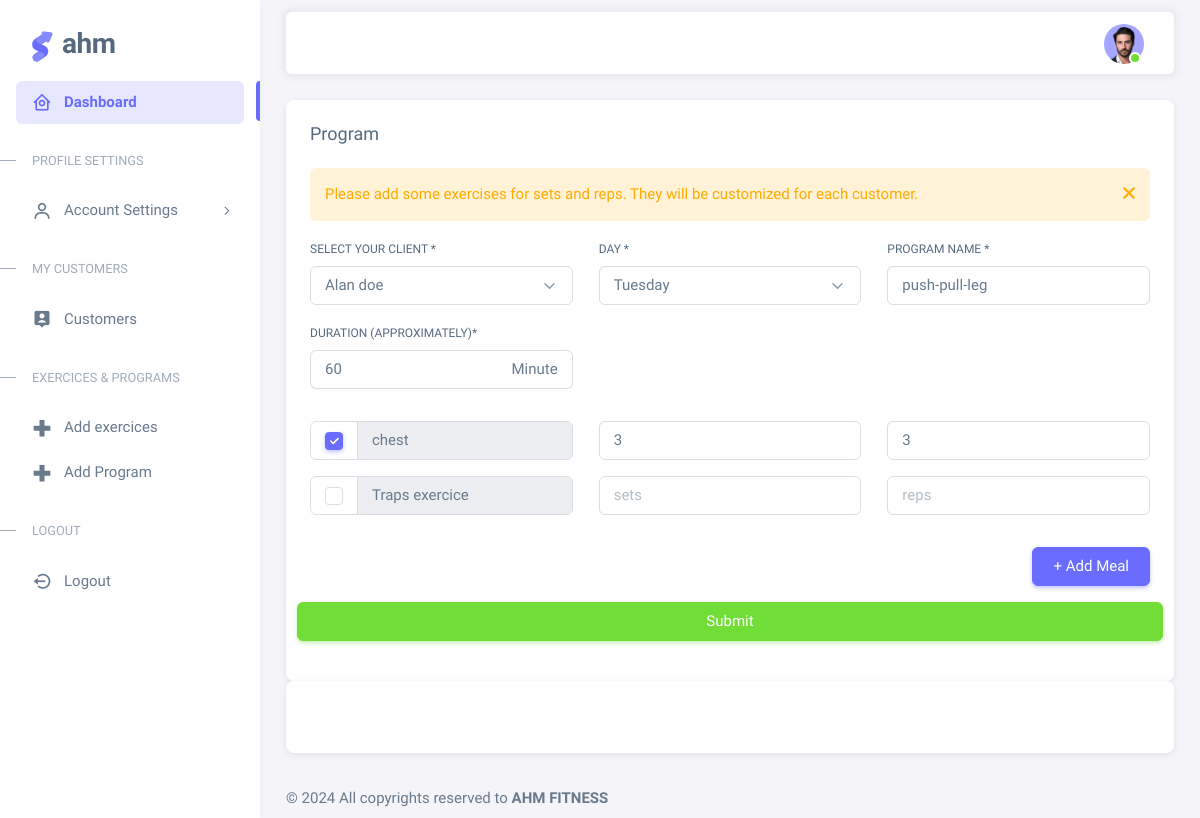
/coach/account/program-details.php?id=14 (signed in), run on the app's committed database.
### tables this page shows
CREATE TABLE `training_program` (
  `id_training` int(11) NOT NULL,
  `coach_id` int(11) NOT NULL,
  `user_id` int(11) NOT NULL,
  `title` varchar(100) NOT NULL CHECK (octet_length(`title`) > 0),
  `day_of_week` varchar(20) NOT NULL,
  `created_at` datetime NOT NULL,
  `duration` int(11) NOT NULL
);

CREATE TABLE `exercice_training_program` (
  `id_training` int(11) NOT NULL,
  `id_exercice` int(11) NOT NULL,
  `sets` int(11) NOT NULL CHECK (`sets` > 0),
  `reps` int(11) NOT NULL CHECK (`reps` > 0)
);

CREATE TABLE `exercises` (
  `id_exercise` int(11) NOT NULL,
  `coach_id` int(11) NOT NULL,
  `title` varchar(100) NOT NULL CHECK (char_length(`title`) < 100),
  `description` varchar(255) NOT NULL CHECK (char_length(`description`) < 255),
  `target_muscle` varchar(20) NOT NULL CHECK (char_length(`target_muscle`) < 20),
  `yt_video` varchar(100) NOT NULL CHECK (char_length(`yt_video`) < 255)
);

### coach/account/controller/security.php (called while the page is built, shortened)
<?php
require_once "ctr.php";
if (isset($_SESSION["user_id_AHM"]) && isset($_SESSION["email_AHM"]) && isset($_SESSION["password_AHM"])  ) {
    $user_idV1=htmlspecialchars($_SESSION["user_id_AHM"]);
    $emailV1=htmlspecialchars($_SESSION["email_AHM"]);
    $passwordV1=htmlspecialchars($_SESSION["password_AHM"]);
    $info = $pdo->prepare("SELECT * FROM user WHERE email=:email and password=:password and user_id=:user_id  and type='coach' LIMIT 1");
    $info->bindParam(':email', $emailV1);
    $info->bindParam(':password', $passwordV1);
    $info->bindParam(':user_id', $user_idV1);
    if ($info->execute()) {
        $resultinfo = $info->fetch();
        if ($resultinfo) {
                $user_id = $resultinfo["user_id"];
                $coach_account=$pdo->prepare("SELECT coach_id FROM coach_account WHERE user_id=:user_id LIMIT 1 ");
                $coach_account->bindParam(':user_id',$user_id);
                $coach_account->execute();
                $result_coach=$coach_account->fetch();
                $coach_id=$result_coach["coach_id"];
        } else {
            header('Location: logout.php');
        }
    } else {
        header('Location: logout.php');
    }
} else {
    header('Location: logout.php');
}
?>

### coach/account/program-details.php (the view, shortened to what this page needs)
<?php
require_once "./controller/security.php";
if (isset($_GET["id"]) && !empty($_GET["id"])) {
    $id_training = htmlspecialchars($_GET["id"]);
    $program = $pdo->prepare("SELECT * FROM training_program WHERE coach_id=:coach_id and id_training=:id_training LIMIT 1");
    $program->bindParam(':coach_id', $coach_id);
    $program->bindParam(':id_training', $id_training);
    $program->execute();
    $result_program = $program->fetch();
    if ($result_program) {
?>
        <!DOCTYPE html>
        <html lang="en" class="light-style layout-menu-fixed" dir="ltr" data-theme="theme-default" data-assets-path="../assets/" data-template="vertical-menu-template-free">
        <head>
            <link rel="stylesheet" href="../assets/vendor/fonts/boxicons.css" />
            <link rel="stylesheet" href="../assets/vendor/css/core.css" class="template-customizer-core-css" />
            <link rel="stylesheet" href="../assets/vendor/css/theme-default.css" class="template-customizer-theme-css" />
            <link rel="stylesheet" href="../assets/css/demo.css" />
            <link rel="stylesheet" href="../assets/vendor/libs/perfect-scrollbar/perfect-scrollbar.css" />
        </head>
        <body>
            <div class="layout-wrapper layout-content-navbar">
                <div class="layout-container">
                    <?php include "header.php"; ?>
                    <div class="content-wrapper">
                        <div class="container-fluid flex-grow-1 container-p-y">
                            <div class="card">
                                <h5 class="card-header">Program</h5>
                                <div class="card-body">
                                    <div class="alert alert-warning alert-dismissible" role="alert">
                                        Please add some exercises for sets and reps. They will be customized for each
                                        customer.
                                        <button type="button" class="btn-close" data-bs-dismiss="alert" aria-label="Close"></button>
                                    </div>
                                    <form id="programADD" method="POST">
                                        <div class="row mb-3 mt-3">
                                            <div class="col-lg-4 col-md-4 col-12">
                                                <div class="mb-3">
                                                    <label for="defaultSelect" class="form-label">Select your client *</label>
                                                    <select id="defaultSelect" class="form-select" name="customer">
                                                        <?php
                                                        $customer = $pdo->prepare("SELECT s.*,u.* FROM subscription as s INNER JOIN user_info as u ON s.user_id=u.user_id WHERE s.coach_id=:coach_id and s.user_id=:user_id LIMIT 1");
                                                        $customer->bindParam(':coach_id', $coach_id);
                                                        $customer->bindParam(':user_id', $result_program["user_id"]);
                                                        $customer->execute();
                                                        $result_customer = $customer->fetchAll();
                                                        if (count($result_customer) > 0) {
                                                            foreach ($result_customer as $row) { ?>
                                                                <option value="<?php echo $row["user_id"]; ?>"><?php echo $row["full_name"]; ?></option>
                                                        <?php
                                                            }
                                                        } else {
                                                            echo "you don't have any customer now";
                                                        }
                                                        ?>
                                                    </select>
                                                </div>
                                            </div>
                                            <div class="col-lg-4 col-md-4 col-12">
                                                <div class="mb-3">
                                                    <label for="defaultSelect" class="form-label">Day *</label>
                                                    <select id="defaultSelect" class="form-select" name="day_of_week">
                                                        <?php
                                                        $daysOfWeek = ["Monday", "Tuesday", "Wednesday", "Thursday", "Friday", "Saturday", "Sunday"];
                                                        foreach ($daysOfWeek as $day) {
                                                            $selected = ($result_program["day_of_week"] == $day) ? "selected" : "";
                                                            echo "<option value=\"$day\" $selected>$day</option>";
                                                        }
                                                        ?>
                                                    </select>
                                                </div>
                                            </div>
                                            <div class="col-lg-4 col-md-4 col-12">
                                                <div class="mb-3">
                                                    <label for="email" class="form-label">Program Name *</label>
                                                    <input type="text" class="form-control" id="email" name="title" value="<?php echo $result_program["title"]; ?>" placeholder="Program name" />
                                                </div>
                                            </div>
                                            <div class="col-lg-4 col-md-4 col-12">
                                                <div class="mb-3">
                                                    <label for="email" class="form-label">Duration (approximately)*</label>
                                                    <div class="input-group input-group-merge">
                                                        <input type="text" class="form-control" name="duration" value="<?php echo $result_program["duration"]; ?>" placeholder="30,60......" aria-label="Recipient's username" aria-describedby="basic-addon33">
                                                        <span class="input-group-text" id="basic-addon33">Minute</span>
                                                    </div>
                                                </div>
                                            </div>
                                        </div>
                                        <div class="row mb-3 mt-3">
                                        <?php
$training_exercises_stmt = $pdo->prepare("SELECT * FROM exercice_training_program WHERE id_training=:id_training");
$training_exercises_stmt->bindParam(':id_training', $id_training);
$training_exercises_stmt->execute();
$training_exercise_ids = $training_exercises_stmt->fetchAll();
$exercises_stmt = $pdo->prepare("SELECT * FROM exercises WHERE coach_id=:coach_id");
$exercises_stmt->bindParam(':coach_id', $coach_id);
$exercises_stmt->execute();
$result_exercises = $exercises_stmt->fetchAll();
if (count($result_exercises) > 0) {
    foreach ($result_exercises as $row) {
        $exercise_id = $row["id_exercise"];
?>
        <?php
        foreach($training_exercise_ids as $train){
            if($train["id_exercice"]==$exercise_id){?>
            <div class="col-lg-4 col-md-4 col-12">
            <div class="mb-3">
                <div class="input-group mb-3">
                    <div class="input-group-text">
                        <input class="form-check-input mt-0" type="checkbox" name="exercise_id[]" value="<?php echo $exercise_id; ?>" aria-label="Checkbox for following text input" checked>
                    </div>
                    <input type="text" class="form-control" value="<?php echo $row["title"]; ?>" disabled >
                </div>
            </div>
        </div>
   <div class="col-lg-4 col-md-4 col-12">
            <div class="mb-3">
                <input type="number" class="form-control" id="exampleFormControlInput1" value="<?php echo $train["sets"];?>" name="sets[]" placeholder="sets">
            </div>
        </div>
        <div class="col-lg-4 col-md-4 col-12">
            <div class="mb-3">
                <input type="number" class="form-control" id="exampleFormControlInput1" value="<?php echo $train["reps"];?>" name="reps[]" placeholder="reps">
            </div>
            <?php
            }else{
                ?>
                 <div class="col-lg-4 col-md-4 col-12">
            <div class="mb-3">
                <div class="input-group mb-3">
                    <div class="input-group-text">
                        <input class="form-check-input mt-0" type="checkbox" name="exercise_id[]" value="<?php echo $exercise_id; ?>" aria-label="Checkbox for following text input">
                    </div>
                    <input type="text" class="form-control" value="<?php echo $row["title"]; ?>" disabled >
                </div>
            </div>
        </div>
   <div class="col-lg-4 col-md-4 col-12">
            <div class="mb-3">
                <input type="number" class="form-control" id="exampleFormControlInput1" name="sets[]" placeholder="sets">
            </div>
        </div>
        <div class="col-lg-4 col-md-4 col-12">
            <div class="mb-3">
                <input type="number" class="form-control" id="exampleFormControlInput1" name="reps[]" placeholder="reps">
            </div>
                <?php
            }
        }
        ?>
        </div>
<?php
    }
} else {
    echo "You don't have any exercises.";
}
?>
                                            <div class="text-end mt-3 mb-3">
                                                <button type="button" onclick="addMakeUp()" class="btn btn-primary">+ Add Meal</button>
                                            </div>
                                            <button class="btn btn-success">Submit</button>
                                        </div>
                                    </form>
                                </div>
                            </div>
                            <div class="card">
                                <div class="card-header">
                                </div>
                                <div class="card-body">
                                </div>
                            </div>
                        </div>
                        <?php include "footer.php"; ?>
                    </div>
                </div>
            </div>
            </div>
        </body>
        </html>
<?php
    } else {
        header('location:index.php');
    }
} else {
    header('location:index.php');
}
?>

### data on the page
training_program: title "push-pull-leg", duration "60"
exercice_training_program: id_exercice.title "chest", sets "3", reps "3"
exercises: title "Traps exercice"

### other printed values
form field customer "Alan doe"
form field day_of_week "Tuesday"
